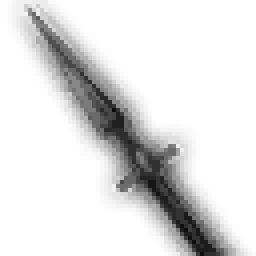
#> input picture images/items/block_entrances_off.png, 64 x 64 px (shown 4 times larger)
$ python hole_fill.py ../images/items/block_entrances_off.png
#> lines starting #> are read from the running program, lines starting #| are printed output that depends on the picture; after the words box and inside, x2 and y2 are one past the last pixel; in counts of white or black regions, pixels touching at a corner belong together
#> further down, src is the input picture: PIL image 64x64 RGBA; mean R, G, B, A 11.6, 11.6, 11.6, 39.2
#| before: (64, 64) alpha-0 ratio = 0.612
"""Patch DDS hole-fill: paint interior alpha=0 pixels with neighbor color.

The Granite VT extraction leaves alpha-0 holes inside otherwise-opaque
patches. These are positions where the engine references a deduplicated
uniform tile (typically water or filler terrain); ConverterApp's tile-set
extractor doesn't populate those positions in the per-texture DDS.

For our composited maps we want those positions filled so the final image
doesn't have black dots scattered across coastlines.

Algorithm:
1. Build a binary mask of opaque pixels (alpha > threshold).
2. binary_fill_holes() flood-fills enclosed regions in the mask; the
   difference between filled and original is exactly the interior holes.
3. For each hole pixel, write the average RGB of its non-hole neighbors
   (cheap dilation-based fill). Alpha goes to opaque.

Uses scipy for the flood-fill (much faster than pure Python at typical
texture sizes of ~10kx13k px).
"""

from __future__ import annotations

import numpy as np
from PIL import Image
from scipy import ndimage


def fill_interior_holes(img: Image.Image, alpha_threshold: int = 32,
                        max_hole_area: int = 80_000) -> Image.Image:
    """Return a copy of `img` with interior alpha-0 holes painted opaque.

    `alpha_threshold`: pixels with alpha <= this count as "transparent" for
    hole detection. Default 32 catches both fully-transparent and very-faint
    pixels that occur on tile edges.

    `max_hole_area`: only holes whose area (in pixels) is <= this get filled.
    Granite-VT missing-tile artifacts are small (one tile is typically
    128x128 or 256x256, so up to ~65K px). Authored alpha features (lakes,
    chasms, designed cutouts) are much larger and should remain transparent.
    80K (~280x280) is the sweet spot we landed on for BG3's WorldMap patches.
    """
#> called with alpha_threshold = 32, max_hole_area = 80000
    arr = np.array(img.convert("RGBA"))
    H, W, _ = arr.shape
#> H = 64; W = 64

    opaque = arr[..., 3] > alpha_threshold
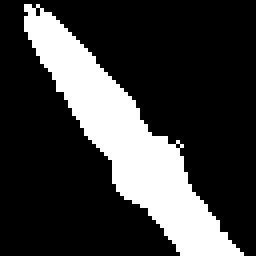
#> opaque: shape (64, 64) bool (shown 4 times larger); 23.6% white; 1 white region, box (x1, y1, x2, y2) and area: (6, 1, 61, 64) 967
    # binary_fill_holes flood-fills closed regions. Pixels that are False
    # in `opaque` but True in `filled` are the interior holes.
    filled = ndimage.binary_fill_holes(opaque)
#> filled: shape (64, 64) bool; 23.7% white; 1 white region, box (x1, y1, x2, y2) and area: (6, 1, 61, 64) 970
    raw_holes = filled & ~opaque
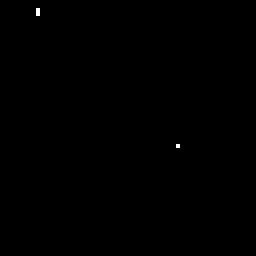
#> raw_holes: shape (64, 64) bool (shown 4 times larger); 0.07% white in thin lines or dots, all inside (x1, y1, x2, y2) = (9, 2, 45, 37)
    if not raw_holes.any():
        return img

    # Label connected components in the holes mask, drop ones too big to be
    # missing-tile artifacts. Keeps designer-authored alpha features intact.
    labeled, n = ndimage.label(raw_holes)
#> labeled: shape (64, 64) int32; 3 distinct labels, from 0 to 2
#> n = 2
    sizes = ndimage.sum(raw_holes, labeled, range(1, n + 1))
#> sizes = [2, 1]
    keep_labels = {i + 1 for i, s in enumerate(sizes) if s <= max_hole_area}
#> keep_labels = 2 items
    if not keep_labels:
        return img
    # Vectorized mask: True where labeled is in keep_labels.
    holes = np.isin(labeled, list(keep_labels))

    # For each hole pixel, sample the RGB of the *nearest* opaque pixel.
    # distance_transform_edt with return_indices=True gives us, for every
    # transparent pixel, the (y,x) of the closest opaque one. We index back
    # into the original RGB to get a true neighbor color regardless of hole
    # diameter -- a gaussian blur fails the moment a hole is wider than its
    # radius (its center has no opaque support and divides to near-black).
    rgb = arr[..., :3]
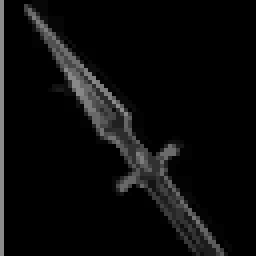
#> rgb: shape (64, 64, 3) (shown 4 times larger); min 0, max 140, mean 11.6
    _, indices = ndimage.distance_transform_edt(~opaque, return_indices=True)
    nearest_y, nearest_x = indices  # shape (H, W) each
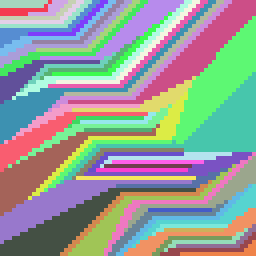
#> nearest_y: shape (64, 64) int32 (shown 4 times larger); 63 distinct labels, from 1 to 63; one colour per label, 0 black
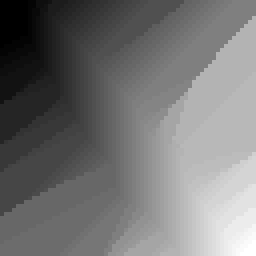
#> nearest_x: shape (64, 64) int32 (shown 4 times larger); min 6, max 60, mean 30.7; drawn with min black and max white
    nearest_rgb = rgb[nearest_y, nearest_x]  # shape (H, W, 3)
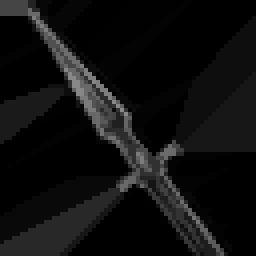
#> nearest_rgb: shape (64, 64, 3) (shown 4 times larger); min 0, max 137, mean 15.4

    out = arr.copy()
    out[holes, :3] = nearest_rgb[holes]
#> out: shape (64, 64, 4); 0.07% of pixels changed, all inside (x1, y1, x2, y2) = (9, 2, 45, 37)
    out[holes, 3] = 255
#> out: shape (64, 64, 4); mean R, G, B, A 11.7, 11.7, 11.7, 39.4
    return Image.fromarray(out, "RGBA")


if __name__ == "__main__":
    # Smoke test on the A2 main patch.
    import sys
    from pathlib import Path
    p = Path(sys.argv[1]) if len(sys.argv) > 1 else None
    if p is None or not p.is_file():
        print("usage: hole_fill.py <dds_path>")
        sys.exit(1)
    with Image.open(p) as src:
        before = src.convert("RGBA")
    print(f"before: {before.size} alpha-0 ratio = "
          f"{(np.array(before)[..., 3] == 0).sum() / (before.size[0] * before.size[1]):.3f}")
    after = fill_interior_holes(before)
    print(f"after:  alpha-0 ratio = "
          f"{(np.array(after)[..., 3] == 0).sum() / (after.size[0] * after.size[1]):.3f}")
#| after:  alpha-0 ratio = 0.612
    out_path = p.with_name(p.stem + "_holefill.png")
    after.save(out_path)
    print(f"wrote {out_path}")
